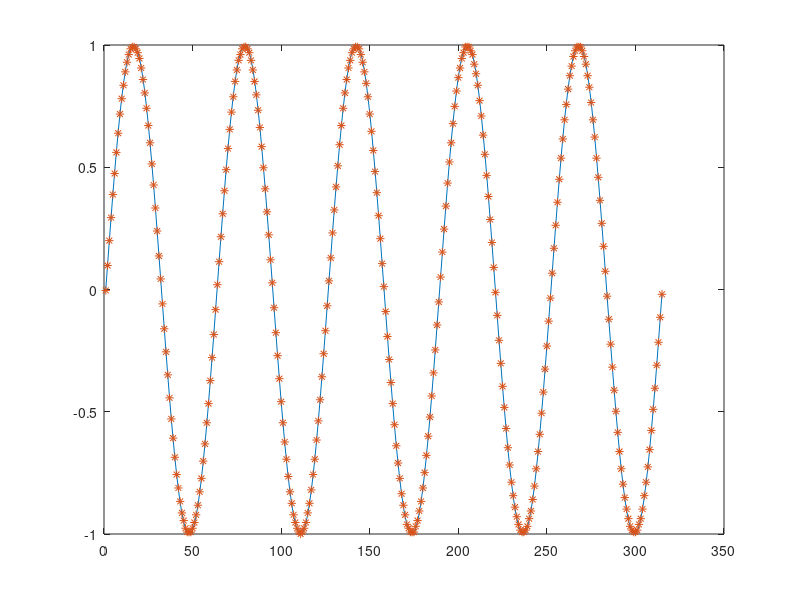

Recreate this plot in MATLAB. (Note: this script raises an error after producing the figure.)
%% TASK 1
clc, clear all, close all
% Step 1.1

t=0:0.1:10*pi;
signal = sin(t);

m = 8;      % Bits/sample

partition = linspace(min(signal),max(signal),2^m-1);
codebook = linspace(min(signal),max(signal),2^m); 
[idx, quant] = quantiz(signal,partition, codebook); 


quantRX = codebook(idx+1);

plot(signal)
hold on
plot(quantRX,'*')




%%
clc, clear all, close all

n = 10;
nc = 6;

A = randi(6,1,n)

B = reshape(A,[2 nc])
% 
% B = [B; zeros(nc,n/2)];
% 
% C = reshape(B, [1 n*2])